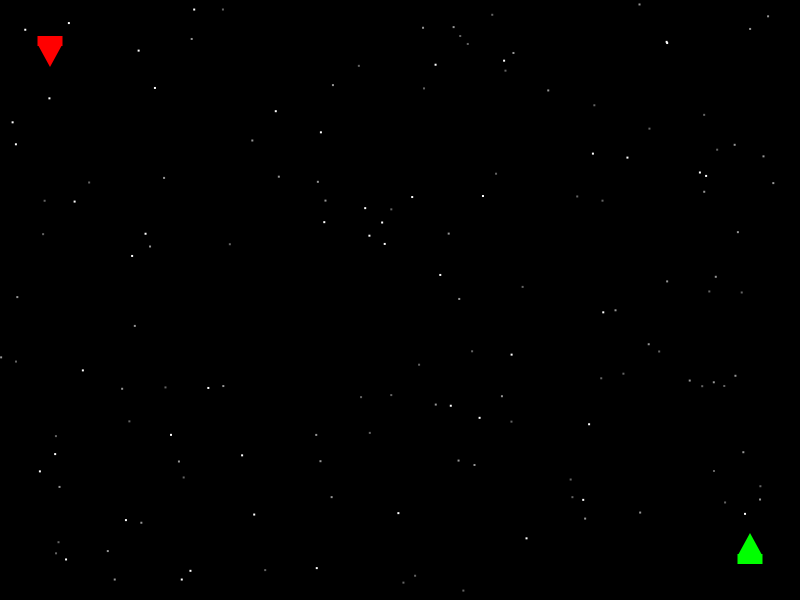
Frame 1 (no input)
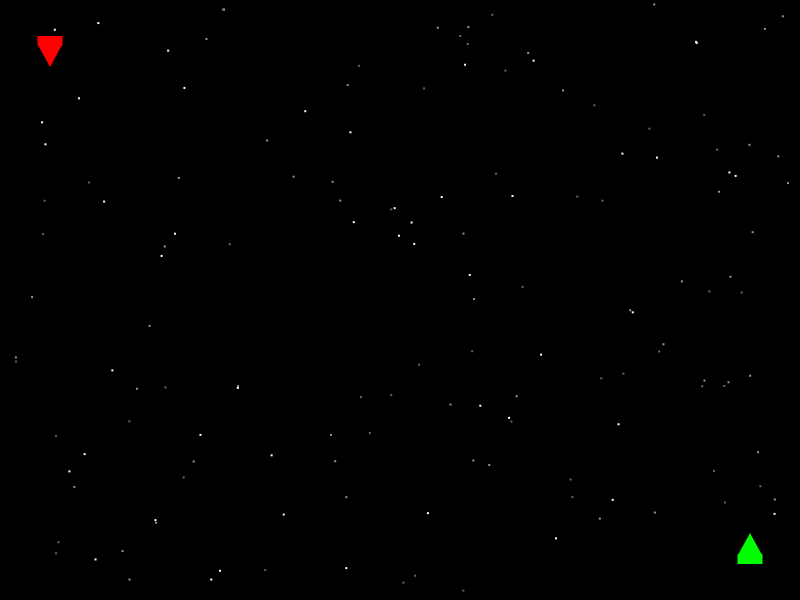
Frame 60 (the mouse pressed at the canvas centre just before this capture)
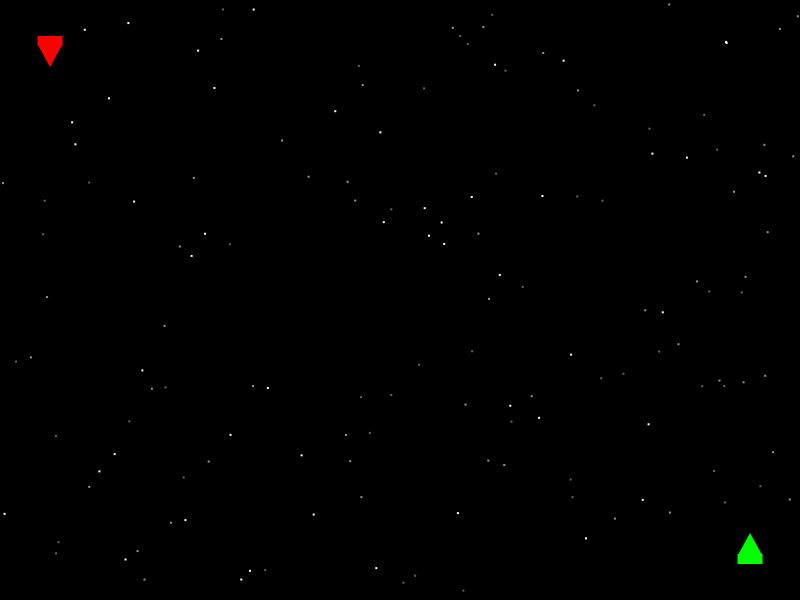
Frame 120 (the mouse held since frame 60 and released just before this capture)

The Processing sketch that drew these frames (run headless with seeded random() and noise(); from frame 60 on, the mouse is pressed at the canvas centre):

// Processing sketch: processing_155235
// ── processing_155235.pde

Ship player1 = new Ship(0);
Ship player2 = new Ship(1);
Starfield starfield1 = new Starfield(50,255,.5);
Starfield starfield2 = new Starfield(50,100,0);
Starfield starfield3 = new Starfield(50,150,.25);
ArrayList<Laser> lasers;

float spin = 0;
float rectX = 250;
float rectY = 250;
float speed = 0;
int strafe = 0;
int alpha = 255;

float tempSpeed=0;
int strafeCounter = 0;

void setup(){
  size(800, 600);
  rectMode(CENTER);
  frameRate(60);
  noStroke();
  player1.init();
  player2.init();
}

int p = 0;
void draw() {
  rectMode(CENTER);
  fill(0,0,0,alpha);
  rect(width/2,height/2,width,height);
  starfield1.update();
  starfield2.update();
  starfield3.update();
  player1.drawShip();
  player2.drawShip();
  collide();
}

void collide()
{
  float[] shipBounds = new float[8];
  for (int i=0; i<lasers.size(); i++)
  {
    if (lasers.get(i).getPlayer() == 0){  
      shipBounds = player2.getBounds();
      rectMode(CORNERS);
      if ((lasers.get(i).getX() < shipBounds[0] && lasers.get(i).getY() > shipBounds[1]) && (lasers.get(i).getX() > shipBounds[4] && lasers.get(i).getY() < shipBounds[5])) 
      {
        player2.setIsHit(true);
      }
    } 
    else {
      shipBounds = player1.getBounds();
      rectMode(CORNERS);
      if ((lasers.get(i).getX() < shipBounds[0] && lasers.get(i).getY() > shipBounds[1]) && (lasers.get(i).getX() > shipBounds[4] && lasers.get(i).getY() < shipBounds[5])) 
      {
        player1.setIsHit(true);                                                 
      }
    }
  }
}
void keyPressed(){
  print(keyCode+"\n");
  if (keyCode == player1.getUpButton())
  {
    player1.setUp(true);
  }
  
  if (keyCode == player1.getDownButton())
  {
    player1.setDown(true);
  }
  
  if (keyCode == player1.getLeftButton())
  {
    player1.setLeft(true);
  }
  
  if (keyCode == player1.getRightButton())
  {
    player1.setRight(true);
  }
  
  if (keyCode == player1.getLeftStrafe())
  {
    player1.setLeftStrafe(true);
  }
  
   if (keyCode == player1.getRightStrafe())
  {
    player1.setRightStrafe(true);
  }
  
  if (keyCode == player1.getShootButton())
  {
    player1.setIsShooting(true);
  }
   if (keyCode == player2.getUpButton())
  {
    player2.setUp(true);
  }
  
  if (keyCode == player2.getDownButton())
  {
    player2.setDown(true);
  }
  
  if (keyCode == player2.getLeftButton())
  {
    player2.setLeft(true);
  }
  
  if (keyCode == player2.getRightButton())
  {
    player2.setRight(true);
  }
  
  if (keyCode == player2.getLeftStrafe())
  {
    player2.setLeftStrafe(true);
  }
  
   if (keyCode == player2.getRightStrafe())
  {
    player2.setRightStrafe(true);
  }
  
  if (keyCode == player2.getShootButton())
  {
    player2.setIsShooting(true);
  }
  
  if (keyCode == 80)
  {
    player1.setIsHit(false);
    player1.resetExplode();
    player2.setIsHit(false);
    player2.resetExplode();
  }
}

void keyReleased(){
  if (keyCode == player1.getUpButton())
  {
    player1.setUp(false);
  }
  
  if (keyCode == player1.getDownButton())
  {
    player1.setDown(false);
  }
  
  if (keyCode == player1.getLeftButton())
  {
    player1.setLeft(false);
  }
  
  if (keyCode == player1.getRightButton())
  {
    player1.setRight(false);
  }
  
  if (keyCode == player1.getLeftStrafe())
  {
    player1.setLeftStrafe(false);
    alpha = 255;
    player1.setSpeed(tempSpeed);
  }
  
  if (keyCode == player1.getRightStrafe())
  {
    player1.setRightStrafe(false);
    alpha = 255;
    player1.setSpeed(tempSpeed);
  }
  
  if (keyCode == player1.getShootButton())
  {
    player1.setIsShooting(false);
  }
  
  if (keyCode == player2.getUpButton())
  {
    player2.setUp(false);
  }
  
  if (keyCode == player2.getDownButton())
  {
    player2.setDown(false);
  }
  
  if (keyCode == player2.getLeftButton())
  {
    player2.setLeft(false);
  }
  
  if (keyCode == player2.getRightButton())
  {
    player2.setRight(false);
  }
  
  if (keyCode == player2.getLeftStrafe())
  {
    player2.setLeftStrafe(false);
    alpha = 255;
    player2.setSpeed(tempSpeed);
  }
  
  if (keyCode == player2.getRightStrafe())
  {
    player2.setRightStrafe(false);
    alpha = 255;
    player2.setSpeed(tempSpeed);
  }
  
  if (keyCode == player2.getShootButton())
  {
    player2.setIsShooting(false);
  }
}
public class Laser{
  Laser(float x, float y, float spin, int player){
    this.x = x;
    this.y = y;
    this.spin = spin;
    this.player = player;
  }
  
  void shoot(){
    setBounds();
    pushMatrix();
    translate(x,y);
    rotate(radians(spin));
    rectMode(CENTER);
    if (player == 0)
      fill(255,0,0);
    else
      fill(0,255,0);
    rect(20,0,4,4);
    prevX = x;
    prevY = y;
    x+=cos(radians(spin))*speed;
    y+=sin(radians(spin))*speed;
    popMatrix();
   }
  
  float getX(){
    return x;
  }
  
  float getY(){
    return y;
  }
  
  int getPlayer(){
    return player;
  }
  
  void setBounds()
  {
    //top right
    bounds[0] = x+22;
    bounds[1] = y+2; 
    //bottom right
    bounds[2] = x+22;
    bounds[3] = y-2;
    //bottom left
    bounds[4] = x+18;
    bounds[5] = y-2;
    //top left
    bounds[6] = x+18;
    bounds[7] = y-2;
  }
  
  float[] getBounds()
  {
    return bounds;
  }
  
  float getSpeed()
  {return speed;}
  
  float getSpin(){return spin;}
 
  private float prevX;
  private float prevY;
  private float x;
  private float y;
  private float speed = 5;
  private float spin;
  private int player;
  private float[] shipBounds = new float[8];
  private float[] bounds = new float[8];
}
public class Ship {
  
  Ship(int Player){
    player = Player;
    red = 0;
    green = 0;
    blue = 0;
    strafeCounter = 0;
  }
  
    public void init() {
      //player1
      if (player == 0)
      {
        red = 255;
        spin = 90;
        upButton = 87; //w
        downButton = 83; //s
        leftButton = 65; //a
        rightButton = 68; //d
        leftStrafeButton = 67; //q
        rightStrafeButton = 66; //e
        shootButton = 86; //c
        Xcoordinate = 50;
        Ycoordinate = 50;
      }
      
      //player2
      else if (player == 1)
      {
        green = 255;
        spin = -90;
        upButton = 38; //i
        downButton = 40; //k
        leftButton = 37; //j
        rightButton = 39; //l
        leftStrafeButton = 188; //u
        rightStrafeButton = 191; //o
        shootButton = 190; //. //190WA
        Xcoordinate = width-50;
        Ycoordinate = height-50;
      }
      
      lasers = new ArrayList<Laser>();
    }
    
    public void drawShip() {
      if (!isHit){
        setBoundCorners();
        pushMatrix();
        if (right == true)
          spin +=3.5;
        if (left == true)
          spin+=-3.5;
        strafeLeft();
        strafeRight();
         
        translate(Xcoordinate, Ycoordinate);
        rotate(radians(spin));
        
        if (up == true)
        {
          speed += .04;
          if (speed > 6)
            speed = 6;
          Xcoordinate += cos(radians(spin))*speed;
          Ycoordinate += sin(radians(spin))*speed; 
        }
        if (up == false)
        {
          Xcoordinate += cos(radians(spin))*speed;
          Ycoordinate += sin(radians(spin))*speed; 
          if (speed > 0)
            speed -= .1;
          if (speed < 0)
            speed = 0;
        }
        
        fill(red, green, blue);
        rect(-9,0,10,25);
        triangle(-5,12,17,0,-5,-12);
        fill(100,90);
        popMatrix();
        
        if (Xcoordinate<0) Xcoordinate=0;
        if (Xcoordinate>width) Xcoordinate=width;
        if (Ycoordinate<0) Ycoordinate=0;
        if (Ycoordinate>height) Ycoordinate=height;
        
        for (int i = 0; i<lasers.size(); i++)
          {
            lasers.get(i).shoot();
                    
            if (lasers.get(i).getY()>height || lasers.get(i).getY()<0
            || lasers.get(i).getX()>width || lasers.get(i).getX()<0)
              lasers.remove(i);
          }
          
        if (isOnCooldown())
          {
              coolingDown();
          }
        else if (isShooting && !isOnCooldown())
          {
              lasers.add(new Laser(Xcoordinate, Ycoordinate, spin, player));
              setOnCooldown(true);
              //setIsShooting(false);
          }
      }
      
      //If hit
      else
      {
        explode(Xcoordinate,Ycoordinate);
      }
    }
    
    public void strafeLeft()
    {
      if (isStrafeLeft == true)
      {
        if (strafeCounter == 1)
        {
          tempSpeed = speed;
          speed=0;
        }
        
        if (strafeCounter < 10)
        {
          strafe = 20;
          alpha = 50;
        }
        Xcoordinate += cos(radians(spin-90))*strafe;
        Ycoordinate += sin(radians(spin-90))*strafe;
        strafeCounter++;
        
      }
      
      if (strafeCounter >= 10){
        speed = tempSpeed;
        strafeCounter++;
        strafe = 0;
        if (strafeCounter > 180)
          strafeCounter = 0;
      }
      //END_STRAFE
    }
    
    public void strafeRight()
    {
      //STRAFE
       if (isStrafeRight == true)
      {
        if (strafeCounter == 1)
        {
          tempSpeed = speed;
          speed=0;
        }
        
        if (strafeCounter < 10)
        {
          strafe = 20;
          alpha = 50;
        }
        Xcoordinate += cos(radians(spin+90))*strafe;
        Ycoordinate += sin(radians(spin+90))*strafe;
        strafeCounter++;
        }
      
      if (strafeCounter >= 10){
        speed = tempSpeed;
        strafeCounter++;
        strafe = 0;
        if (strafeCounter > 180)
          strafeCounter = 0;
      }
      //END_STRAFE
    }
    
    public int getUpButton(){
      return upButton;
    }
    
    public int getDownButton(){
      return downButton;
    }
    
    public int getLeftButton(){
      return leftButton;
    }
    
    public int getRightButton(){
      return rightButton;
    }
    
    public int getLeftStrafe() {
      return leftStrafeButton;
    }
    
    public int getRightStrafe() {
      return rightStrafeButton;
    }
    
    public int getShootButton() {
      return shootButton;
    }
    
    public void setUp(boolean bool){
      up = bool;
    }
    
    public void setDown(boolean bool){
      down = bool;
    }
    
    public void setLeft(boolean bool){
      left = bool;
    }
    
    public void setRight(boolean bool){
      right = bool;
    }
    
    public void setLeftStrafe(boolean bool){
      isStrafeLeft = bool;
    }
    
    public void setRightStrafe(boolean bool){
      isStrafeRight = bool;
    }
    
    public void setSpeed(float Speed){
      speed = Speed;
    }
    
    public float getXcoordinate(){
      return Xcoordinate;
    }
    
    public float getYcoordinate(){
      return Ycoordinate;
    }
    
    public float getSpin(){
      return spin;
    }
    
    public boolean getIsShooting(){
      return isShooting;
    }
  
    public void setIsShooting(boolean bool){
      isShooting = bool;
    }
    
    boolean isOnCooldown(){
    return onCooldown;
    }
  
    void setOnCooldown(boolean bool){
      onCooldown = bool;
    }
    
    void coolingDown(){
      cooldownCounter++;
      if (cooldownCounter == 15){
        cooldownCounter = 0;
        setOnCooldown(false);
      }
    }
    
    void setBoundCorners(){
      //topright
      Xcorners[0] = Xcoordinate +15;
      Ycorners[0] = Ycoordinate -15;
      //bottom right
      Xcorners[1] = Xcoordinate +15;
      Ycorners[1] = Ycoordinate +15;
      //bottom left
      Xcorners[2] = Xcoordinate-15;
      Ycorners[2] = Ycoordinate+15;
      //topLeft
      Xcorners[3] = Xcoordinate -15;
      Ycorners[3] = Ycoordinate -15;
    }
    
    void setIsHit(boolean bool)
    {
      isHit = bool;
    }
    
    void explode(float x, float y)
    {
       if (set == false){
         x1=0;x2=0;x3=0;x4=0;x5=0;x6=0;y1=0;y2=0;y3=0;y4=0;y5=0;y6=0;
         set = true;
       }
       else{
       rectMode(CENTER);
       pushMatrix();
       translate(Xcoordinate,Ycoordinate);
       rotate(radians(spin+=4));
       fill(red,green,blue);
       rect(x1,y1,10,10);
       rect(x2,y2,10,10);
       rect(x3,y3,10,10);
       rect(x4,y4,10,10);
       rect(x5,0,10,10);
       rect(x6,0,10,10);
       rect(0,y5,10,10);
       rect(0,y6,10,10);
       x1+=10; x2+=10; x3-=10; x4-=10; x5+=10; x6-=10;
       y1+=10; y2-=10; y3+=10; y4-=10; y5+=10; y6-=10;
       popMatrix();
      }
    }
    
    void resetExplode()
    {
      set=false;
      x1=0;x2=0;x3=0;x4=0;x5=0;x6=0;y1=0;y2=0;y3=0;y4=0;y5=0;y6=0;
    }
    
    float[] getBounds(){
      float[] a = new float[8];
      for (int i = 0; i < 4; i++)
      {
        a[i*2] = Xcorners[i];
        a[i*2+1] = Ycorners[i];
      }
      return a;
    }
 
    
    private int player;
    private int strafeCounter;
    private int red, green, blue;
    private float Xcoordinate, Ycoordinate, spin, speed;
    private int upButton, downButton, leftButton, rightButton, leftStrafe, rightStrafe, shootButton;
    private boolean up=false,down=false,left=false,right=false;
    private int leftStrafeButton, rightStrafeButton;
    private boolean isStrafeLeft=false, isStrafeRight=false;
    private boolean isShooting = false;
    private boolean onCooldown=false;
    private float[] Xcorners = new float[4];
    private float[] Ycorners = new float[4];
    private float[] boundCorners = new float[8];
    private int cooldownCounter = 0;
    private boolean isHit = false;
    private boolean set = false;
    private float x1,x2,x3,x4,x5,x6,y1,y2,y3,y4,y5,y6,xTran,yTran;
  }


class Starfield{
  
  Starfield(int size, int gray, float speed){
    this.size = size;
    this.gray = gray;
    this.speed = speed;
    h = new float[size];
    w = new float[size];
    w2 = new float[size];
    wTemp = new float[size];
    for (int i =0; i<50; i++){
      h[i] = random(0,600);
      w[i] = random(0,800);
      w2[i] = w[i]-800;
      wTemp[i] = w[i]-800;
      lastStar = findMin(w);
      lastStar2 = lastStar-800;
    }
  }
  
  void update(){
    fill(gray);
    lastStar+=speed;
    lastStar2+=speed;
    rectMode(CENTER);
    for(int i=0; i<size; i++){
      w[i]+=speed;
      w2[i]+=speed;
      rect(w[i],h[i],2,2);
      rect(w2[i],h[i],2,2);
    }
    if (lastStar > width)
    {
      for (int i=0; i<size; i++)
      {
        w[i]=wTemp[i];
      }
      lastStar=findMin(w);
    }
    
    if (lastStar2 > width)
    {
      for (int i=0; i<size; i++)
      {
        w2[i]=wTemp[i];
      }
      lastStar2=findMin(w2);
    }
    
  }
  
  float findMin(float[] a)
  {
    float min = a[0];
    
    for(int i = 0; i<50; i++)
    {
      if (a[i] < min)
        min = a[i];
    }
    
    return min;
  }

  private float[] h;
  private float[] w;
  private float[] w2;
  private float[] wTemp;
  private float lastStar, lastStar2;
  private float speed;
  private int size;
  private int gray;
}
